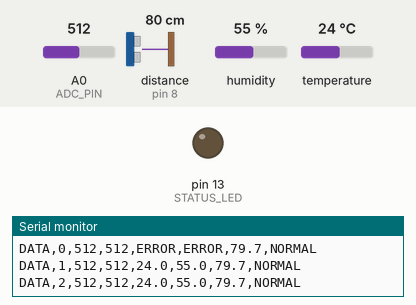
Bench run of a sketch on a simulated Arduino Nano, built with avr-gcc and run on an emulated ATmega328P. Parts: output pins drawn as LEDs (lit = HIGH), the last lines printed to the serial monitor. Wiring (inferred from the names in the program): ultrasonic range finder: trigger pin 7; echo pin 8. The test bench sets the inputs (shaded band); at power-on: distance to the obstacle (sensor on pin 8) 80 cm, humidity 55 %, A0 (ADC_PIN) = 512, temperature 24 °C. The echo pulse lasts 58.3 µs per cm; pins used as bus, display or sensor lines are not drawn.

Above: at 3.2 s.
3.3 s: distance to the obstacle (sensor on pin 8) set to 2 cm
At 3.75 s:
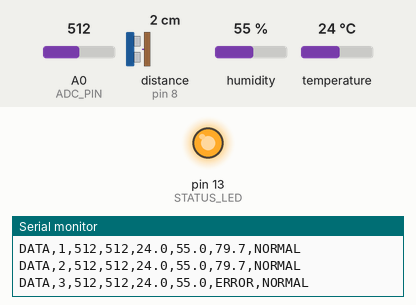
6.8 s: humidity set to 78 %
10.3 s: humidity set to 80 %
13.8 s: A0 (ADC_PIN) set to 70
17.3 s: temperature set to 41 °C
At 18.6 s:
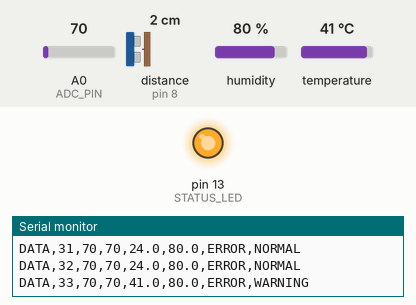
Timing chart, 0 to 20.3 s (numbered marks = the images above; inputs shaded):
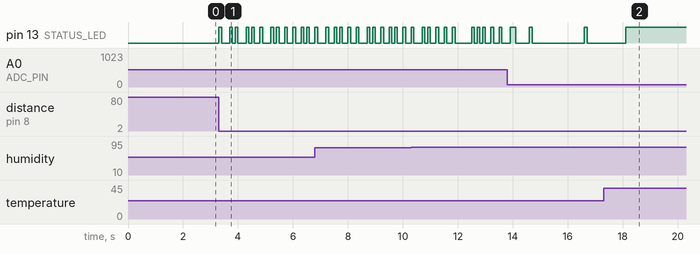

The sketch:

realtime_sensor_system.ino
```cpp
#include <DHT.h>

// ============================================================
// REAL-TIME MULTI-SENSOR MONITORING SYSTEM
// Arduino Nano
//
// Sensors:
//   - Analog sensor / ADC input
//   - DHT22 temperature and humidity sensor
//   - HC-SR04 ultrasonic distance sensor
//
// Processing:
//   - 5-sample moving-average filter
//   - Threshold-based warning detection
//   - UART serial telemetry
// ============================================================


// ============================================================
// PIN CONFIGURATION
// ============================================================

const int ADC_PIN = A0;

const int STATUS_LED = LED_BUILTIN;

#define DHT_PIN 2
#define DHT_TYPE DHT22

const int TRIG_PIN = 7;
const int ECHO_PIN = 8;


// ============================================================
// DHT22 CONFIGURATION
// ============================================================

DHT dht(DHT_PIN, DHT_TYPE);

float temperature = 0.0;
float humidity = 0.0;

bool dhtValid = false;

unsigned long previousDHTMillis = 0;

const unsigned long DHT_INTERVAL = 2000;


// ============================================================
// HC-SR04 CONFIGURATION
// ============================================================

float distance = 0.0;

bool distanceValid = false;


// ============================================================
// SAMPLING / SERIAL TIMING
// ============================================================

unsigned long previousSampleMillis = 0;
unsigned long previousSerialMillis = 0;

const unsigned long SAMPLE_INTERVAL = 100;
const unsigned long SERIAL_INTERVAL = 500;

unsigned long sequenceNumber = 0;


// ============================================================
// ADC MOVING-AVERAGE FILTER
// ============================================================

const int FILTER_SIZE = 5;

int samples[FILTER_SIZE];

int sampleIndex = 0;

bool filterInitialized = false;


// ------------------------------------------------------------
// Calculate moving average
// ------------------------------------------------------------

int calculateAverage()
{
    long total = 0;

    for (int i = 0; i < FILTER_SIZE; i++)
    {
        total += samples[i];
    }

    return total / FILTER_SIZE;
}


// ============================================================
// HC-SR04 DISTANCE MEASUREMENT
// ============================================================

float readDistance()
{
    // Generate ultrasonic trigger pulse

    digitalWrite(TRIG_PIN, LOW);
    delayMicroseconds(2);

    digitalWrite(TRIG_PIN, HIGH);
    delayMicroseconds(10);

    digitalWrite(TRIG_PIN, LOW);


    // Measure echo pulse duration

    unsigned long duration = pulseIn(
        ECHO_PIN,
        HIGH,
        30000
    );


    // No echo received

    if (duration == 0)
    {
        return -1.0;
    }


    // Convert time to distance

    float measuredDistance =
        duration * 0.0343 / 2.0;


    // Validate measurement

    if (
        measuredDistance < 2.0 ||
        measuredDistance > 300.0
    )
    {
        return -1.0;
    }


    return measuredDistance;
}


// ============================================================
// SETUP
// ============================================================

void setup()
{
    // LED

    pinMode(STATUS_LED, OUTPUT);


    // HC-SR04

    pinMode(TRIG_PIN, OUTPUT);
    pinMode(ECHO_PIN, INPUT);

    digitalWrite(TRIG_PIN, LOW);


    // UART

    Serial.begin(9600);


    // DHT22

    dht.begin();


    // Initialize moving-average buffer

    for (int i = 0; i < FILTER_SIZE; i++)
    {
        samples[i] = 0;
    }


    // Firmware identification

    Serial.println("FIRMWARE: MULTI_SENSOR_V2");


    // Allow sensors to stabilize

    delay(2000);
}


// ============================================================
// MAIN LOOP
// ============================================================

void loop()
{
    unsigned long currentMillis = millis();


    // ========================================================
    // SENSOR SAMPLING
    // ========================================================

    if (
        currentMillis - previousSampleMillis
        >= SAMPLE_INTERVAL
    )
    {
        previousSampleMillis = currentMillis;


        // ====================================================
        // ADC ACQUISITION
        // ====================================================

        int rawValue = analogRead(ADC_PIN);


        // ====================================================
        // MOVING-AVERAGE FILTER
        // ====================================================

        if (!filterInitialized)
        {
            // Initialize every filter position
            // with the first measured value.

            for (int i = 0; i < FILTER_SIZE; i++)
            {
                samples[i] = rawValue;
            }

            filterInitialized = true;
        }
        else
        {
            samples[sampleIndex] = rawValue;

            sampleIndex++;

            if (sampleIndex >= FILTER_SIZE)
            {
                sampleIndex = 0;
            }
        }


        int filteredValue = calculateAverage();


        // ====================================================
        // DHT22 ACQUISITION
        // ====================================================

        if (
            currentMillis - previousDHTMillis
            >= DHT_INTERVAL
        )
        {
            previousDHTMillis = currentMillis;


            float newHumidity =
                dht.readHumidity();

            float newTemperature =
                dht.readTemperature();


            if (
                !isnan(newHumidity) &&
                !isnan(newTemperature)
            )
            {
                humidity = newHumidity;
                temperature = newTemperature;

                dhtValid = true;
            }
            else
            {
                dhtValid = false;
            }
        }


        // ====================================================
        // HC-SR04 ACQUISITION
        // ====================================================

        float newDistance = readDistance();


        if (newDistance >= 0)
        {
            distance = newDistance;

            distanceValid = true;
        }
        else
        {
            distanceValid = false;
        }


        // ====================================================
        // THRESHOLD / WARNING DETECTION
        // ====================================================

        bool adcWarning = false;
        bool temperatureWarning = false;
        bool humidityWarning = false;
        bool distanceWarning = false;


        // ADC warning threshold

        if (filteredValue > 900)
        {
            adcWarning = true;
        }


        // Temperature warning threshold

        if (
            dhtValid &&
            temperature > 35.0
        )
        {
            temperatureWarning = true;
        }


        // Humidity warning threshold

        if (
            dhtValid &&
            humidity > 80.0
        )
        {
            humidityWarning = true;
        }


        // Proximity warning threshold

        if (
            distanceValid &&
            distance < 10.0
        )
        {
            distanceWarning = true;
        }


        // Combine all warning conditions

        bool warning =
            adcWarning ||
            temperatureWarning ||
            humidityWarning ||
            distanceWarning;


        // ====================================================
        // STATUS LED
        // ====================================================

        digitalWrite(
            STATUS_LED,
            warning ? HIGH : LOW
        );


        // ====================================================
        // UART TELEMETRY
        // ====================================================

        if (
            currentMillis - previousSerialMillis
            >= SERIAL_INTERVAL
        )
        {
            previousSerialMillis = currentMillis;


            Serial.print("DATA,");

            // Sequence number

            Serial.print(sequenceNumber);
            Serial.print(",");


            // Raw ADC

            Serial.print(rawValue);
            Serial.print(",");


            // Filtered ADC

            Serial.print(filteredValue);
            Serial.print(",");


            // Temperature

            if (dhtValid)
            {
                Serial.print(temperature, 1);
            }
            else
            {
                Serial.print("ERROR");
            }

            Serial.print(",");


            // Humidity

            if (dhtValid)
            {
                Serial.print(humidity, 1);
            }
            else
            {
                Serial.print("ERROR");
            }

            Serial.print(",");


            // Distance

            if (distanceValid)
            {
                Serial.print(distance, 1);
            }
            else
            {
                Serial.print("ERROR");
            }

            Serial.print(",");


            // System status

            if (warning)
            {
                Serial.println("WARNING");
            }
            else
            {
                Serial.println("NORMAL");
            }


            sequenceNumber++;
        }
    }
}
```

Measured:
- after the input at 3.3 s, pin 13 (STATUS_LED): LOW → HIGH at once, → LOW 0.10 s later, → HIGH 0.30 s later, → LOW 0.10 s later, … (24 changes in this stretch)
- after the input at 17.3 s, pin 13 (STATUS_LED): LOW → HIGH after 0.81 s
